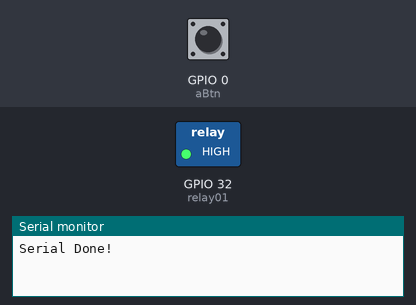
Bench run of a sketch on a simulated ESP32. Parts: switched loads named in the sketch (green lamp = pin HIGH), the last lines printed to the serial monitor. Dashed ring = blinking. Inputs (shaded band) come from the test bench; at power-on: GPIO 0 (aBtn) HIGH.

Above: at 1.7 s.
1.8 s: GPIO 0 (aBtn) pulled LOW for 1 s
At 2.05 s:
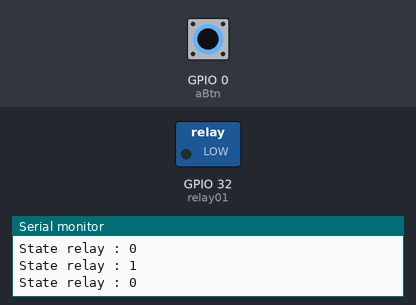
4.8 s: GPIO 0 (aBtn) pulled LOW for 3.2 s
At 9.3 s:
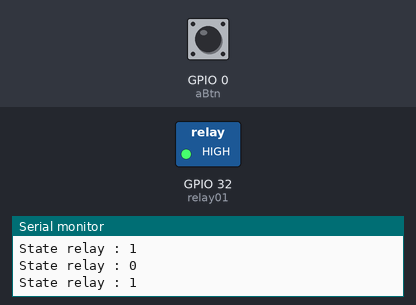
Timing chart, 0 to 10.8 s (numbered marks = the images above; inputs shaded):
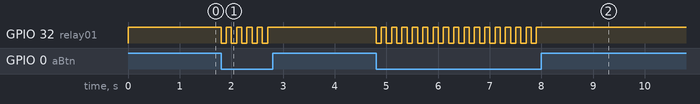

Measured:
- after the input at 1.8 s, GPIO 32 (relay01): alternates HIGH for 0.10 s and LOW for 0.10 s, 10 changes in all, then stays HIGH, starting at once
- after the input at 4.8 s, GPIO 32 (relay01): alternates HIGH for 0.10 s and LOW for 0.10 s, 32 changes in all, then stays HIGH, starting at once

The sketch:

LAB005-BUTTON-RELAY.ino
```cpp
#define aBtn 0
#define relay01 32
int state = 1;

void setup() {
  Serial.begin(115200);
  while (!Serial) {
    ; // wait for serial port to connect. Needed for native USB
  }
  Serial.println("Serial Done!");
  pinMode(aBtn, INPUT);
  pinMode(relay01, OUTPUT);
  digitalWrite(relay01, 1);
  delay(500);
}

void loop() {
  delay(100); //100/500/1000
  if(digitalRead(aBtn) != 1) {
    state = !state;
    Serial.println("State relay : " + String(state));
    digitalWrite(relay01, state);
  }
}
```
